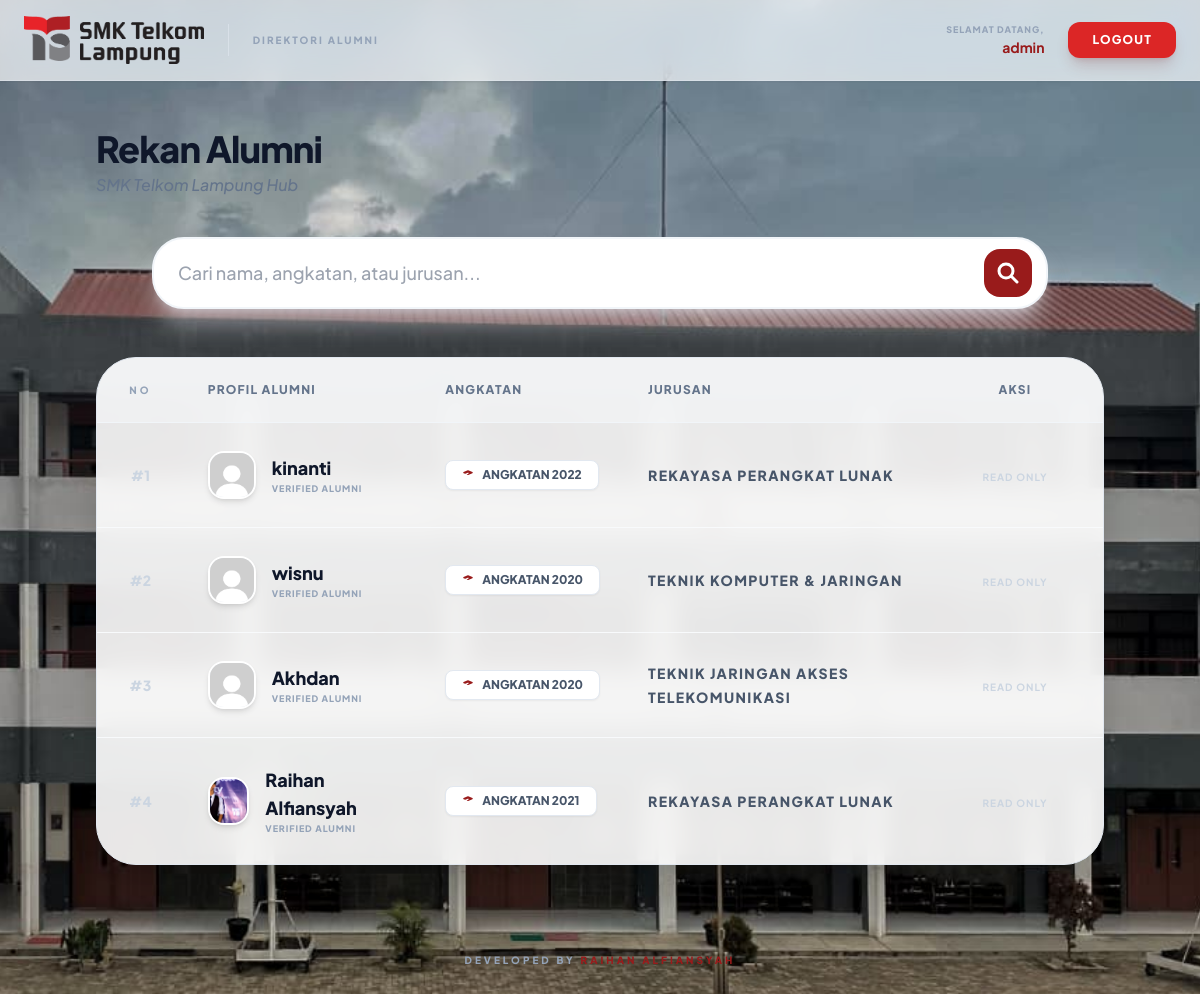
/dashboard_user.php (signed in), run on the app's committed database.
### tables this page shows
CREATE TABLE `alumni` (
  `id_alumni` int(11) NOT NULL,
  `id_user` int(11) DEFAULT NULL,
  `nama` varchar(50) NOT NULL,
  `angkatan` int(11) NOT NULL,
  `foto` varchar(255) DEFAULT 'default.png',
  `jurusan` varchar(50) NOT NULL
);

### dashboard_user.php (the view, shortened to what this page needs)
<?php
include 'koneksi.php';
$id_user_login = $_SESSION['id'];
$keyword = "";
if (isset($_POST['search'])) {
    $keyword = mysqli_real_escape_string($koneksi, $_POST['keyword']);
    $query = "SELECT * FROM alumni WHERE
              nama LIKE '%$keyword%' OR
              angkatan LIKE '%$keyword%' OR
              jurusan LIKE '%$keyword%'
              ORDER BY id_alumni DESC";
} else {
    $query = "SELECT * FROM alumni ORDER BY id_alumni DESC";
}
$data = mysqli_query($koneksi, $query);
?>
<!DOCTYPE html>
<html lang="id">
<head>
    <script src="https://cdn.tailwindcss.com"></script>
</head>
<body class="bg-[url('img/Telkom.jpeg')] bg-cover bg-center flex flex-col min-h-screen text-slate-800">
    <nav class="glass-nav sticky top-0 z-50 border-b border-slate-200/50 shadow-sm">
        <div class="max-w-7xl mx-auto px-6 py-4 flex justify-between items-center">
            <div class="flex items-center gap-4">
                <a href="dashboard_user.php">
                    <img src="img/Logo.png" alt="Logo" class="h-10 md:h-12 w-auto object-contain">
                </a>
                <span class="hidden md:block text-[10px] font-black text-slate-400 uppercase tracking-[0.2em]">Direktori Alumni</span>
            </div>
            <div class="flex items-center gap-4">
                <div class="hidden sm:flex flex-col items-end mr-2">
                    <span class="text-[9px] font-black text-slate-400 uppercase tracking-widest">Selamat Datang,</span>
                    <span class="text-sm font-bold text-red-800"><?= $_SESSION['username']; ?></span>
                </div>
                <a href="logout.php" onclick="return confirm('Yakin ingin keluar?')"
                   class="bg-red-600 hover:bg-red-700 transition-all px-6 py-2.5 rounded-xl text-xs font-black uppercase tracking-widest text-white shadow-lg shadow-red-900/20 active:scale-95">
                    Logout
                </a>
            </div>
        </div>
    </nav>
    <main class="flex-grow p-6 md:p-12 lg:px-24">
        <div class="max-w-7xl mx-auto">
            <div class="mb-10 text-center md:text-left">
                <h2 class="text-3xl md:text-4xl font-extrabold text-slate-900 tracking-tight">Rekan Alumni</h2>
                <p class="text-slate-500 mt-1 font-medium italic">SMK Telkom Lampung Hub</p>
            </div>
            <div class="mb-12 flex justify-center">
                <form action="" method="POST" class="relative w-full max-w-4xl group">
                    <input type="text" name="keyword" value="<?= htmlspecialchars($keyword) ?>" placeholder="Cari nama, angkatan, atau jurusan..."
                           class="w-full pl-6 pr-20 py-5 rounded-[2rem] border-2 border-slate-100 bg-white focus:outline-none focus:border-red-800 focus:ring-8 focus:ring-red-900/5 transition-all shadow-xl shadow-slate-200/50 text-lg font-medium">
                    <div class="absolute right-4 top-3 flex items-center gap-2">
                        <button type="submit" name="search" class="bg-red-800 text-white p-3 rounded-2xl hover:bg-red-900 transition-all">
                            <svg class="w-6 h-6" fill="none" stroke="currentColor" viewBox="0 0 24 24"><path stroke-linecap="round" stroke-linejoin="round" stroke-width="3" d="M21 21l-6-6m2-5a7 7 0 11-14 0 7 7 0 0114 0z"></path></svg>
                        </button>
                    </div>
                </form>
            </div>
            <div class="bg-white/90 backdrop-blur-md rounded-[2.5rem] overflow-hidden border border-slate-200 shadow-2xl">
                <div class="overflow-x-auto">
                    <table class="min-w-full">
                        <thead>
                            <tr class="bg-slate-50/50 border-b border-slate-100">
                                <th class="py-6 px-8 text-center text-[10px] font-black text-slate-400 uppercase tracking-[0.3em] w-20">No</th>
                                <th class="py-6 px-6 text-left text-xs font-black text-slate-500 uppercase tracking-widest">Profil Alumni</th>
                                <th class="py-6 px-6 text-left text-xs font-black text-slate-500 uppercase tracking-widest w-48">Angkatan</th>
                                <th class="py-6 px-6 text-left text-xs font-black text-slate-500 uppercase tracking-widest">Jurusan</th>
                                <th class="py-6 px-6 text-center text-xs font-black text-slate-500 uppercase tracking-widest w-44">Aksi</th>
                            </tr>
                        </thead>
                        <tbody class="divide-y divide-slate-50">
                            <?php
                            $no = 1;
                            if(mysqli_num_rows($data) > 0) {
                                while ($row = mysqli_fetch_assoc($data)) {
                            ?>
                            <tr class="group hover:bg-red-50/30 transition-all duration-300">
                                <td class="py-7 px-8 text-center">
                                    <span class="text-sm font-black text-slate-300 group-hover:text-red-700">#<?= $no++; ?></span>
                                </td>
                                <td class="py-7 px-6">
                                    <div class="flex items-center gap-4">
                                        <div class="w-12 h-12 rounded-2xl bg-slate-200 overflow-hidden border-2 border-white shadow-md">
                                            <img src="uploads/<?= !empty($row['foto']) ? $row['foto'] : 'profile.jpg' ?>" class="w-full h-full object-cover">
                                        </div>
                                        <div>
                                            <div class="font-extrabold text-slate-900 text-lg group-hover:text-red-900">
                                                <?= htmlspecialchars($row['nama']); ?>
                                            </div>
                                            <div class="text-[9px] text-slate-400 font-black uppercase tracking-widest">Verified Alumni</div>
                                        </div>
                                    </div>
                                </td>
                                <td class="py-7 px-6">
                                    <span class="inline-flex items-center px-4 py-1.5 bg-white text-slate-600 rounded-lg text-xs font-extrabold border border-slate-200 shadow-sm whitespace-nowrap">
                                        <svg class="w-3 h-3 mr-2 text-red-800" fill="currentColor" viewBox="0 0 20 20"><path d="M10.394 2.08a1 1 0 00-.788 0l-7 3a1 1 0 000 1.84L5.25 8.051a.999.999 0 01.356-.257l4-1.714a1 1 0 11.788 1.838L7.667 9.088l1.94.831a1 1 0 00.787 0l7-3a1 1 0 000-1.838l-7-3z"/></svg>
                                        ANGKATAN <?= htmlspecialchars($row['angkatan']); ?>
                                    </span>
                                </td>
                                <td class="py-7 px-6">
                                    <span class="text-sm font-black text-slate-600 uppercase tracking-widest"><?= htmlspecialchars($row['jurusan']); ?></span>
                                </td>
                                <td class="py-7 px-6 text-center">
                                    <?php if ($row['id_user'] == $id_user_login) : ?>
                                        <a href="edit_profil.php?id=<?= $row['id_alumni']; ?>"
                                           class="inline-block bg-red-800 text-white px-5 py-2.5 rounded-xl text-[10px] font-black uppercase tracking-widest hover:bg-red-700 transition-all shadow-lg shadow-red-900/20 active:scale-95">
                                            Edit Profil
                                        </a>
                                    <?php else : ?>
                                        <span class="text-[10px] font-bold text-slate-300 uppercase tracking-widest">Read Only</span>
                                    <?php endif; ?>
                                </td>
                            </tr>
                            <?php
                                }
                            } ?>
                        </tbody>
                    </table>
                </div>
            </div>
        </div>
    </main>
    <footer class="py-10 text-center">
        <p class="text-[10px] font-black text-slate-400 uppercase tracking-[0.3em]">
            Developed by <span class="text-red-800">Raihan Alfiansyah</span>
        </p>
    </footer>
</body>
</html>

### dashboard_user.php (style rules this page uses)
body { font-family: 'Plus Jakarta Sans', sans-serif; background-attachment: fixed; }
.glass-nav { background: rgba(255, 255, 255, 0.7) !important; backdrop-filter: blur(12px) saturate(180%); -webkit-backdrop-filter: blur(12px) saturate(180%); }

### data on the page
alumni: foto (placeholder picture), nama "kinanti", angkatan "2022", jurusan "REKAYASA PERANGKAT LUNAK", shows "READ ONLY"
alumni: foto (placeholder picture), nama "wisnu", angkatan "2020", jurusan "TEKNIK KOMPUTER & JARINGAN", shows "READ ONLY"
alumni: foto (placeholder picture), nama "Akhdan", angkatan "2020", jurusan "TEKNIK JARINGAN AKSES TELEKOMUNIKASI", shows "READ ONLY"
alumni: foto (picture), nama "Raihan Alfiansyah", angkatan "2021", jurusan "REKAYASA PERANGKAT LUNAK", shows "READ ONLY"

### other printed values
$_SESSION['username'] "admin"
